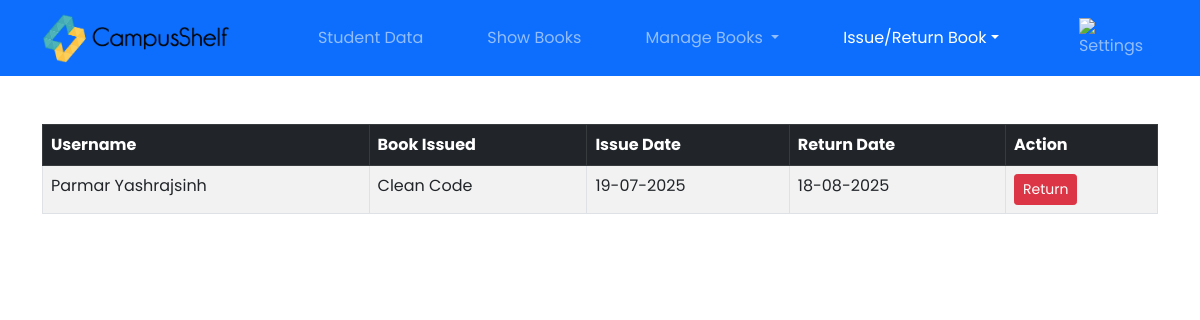
/admin_pages/admin_return_books.php (signed in), run on the app's committed database.
### tables this page shows
CREATE TABLE `student_id_password` (
  `sid` int(8) NOT NULL,
  `username` varchar(40) NOT NULL,
  `book_issued` varchar(30) NOT NULL,
  `issue_date` date DEFAULT NULL,
  `return_date` date DEFAULT NULL
);

### admin_pages/admin_return_books.php (the view, shortened to what this page needs)
<?php
require '../includes/conn.php';
$sql = "SELECT * FROM `library`.`student_id_password` WHERE `return_date` IS NOT NULL ORDER BY `return_date` ASC";
$res = $conn->query($sql);
?>
<!DOCTYPE html>
<html lang="en">
<head>
    <link rel="stylesheet" href="../styles/bootstrap.min.css">
    <link rel="stylesheet" href="../styles/returnpage.css">
</head>
<body>
    <nav class="navbar navbar-expand-lg navbar-dark bg-primary">
        <div class="container">
            <a class="navbar-brand" href="#">
                <img class="logo" src="../images/Assets/logo.png" alt="logo">
            </a>
            <div class="collapse navbar-collapse" id="navbarNav">
                <ul class="navbar-nav d-flex justify-content-center w-100 gap-5">
                    <li class="nav-item">
                        <a class="nav-link" href="admin_home.php">Student Data</a>
                    </li>
                    <li class="nav-item">
                        <a class="nav-link" href="admin_books.php">Show Books</a>
                    </li>
                    <li class="nav-item dropdown">
                        <a class="nav-link dropdown-toggle" href="admin_add_books.php" id="booksDropdown" role="button"
                            data-bs-toggle="dropdown" aria-expanded="false">
                            Manage Books
                        </a>
                    </li>
                    <li class="nav-item dropdown">
                        <a class="nav-link dropdown-toggle active" href="admin_add_books.php" id="booksDropdown"
                            role="button" data-bs-toggle="dropdown" aria-expanded="false">Issue/Return Book</a>
                    </li>
                </ul>
                <ul class="navbar-nav ms-auto">
                    <li class="nav-item dropdown">
                        <a class="nav-link" role="button" data-bs-toggle="dropdown">
                            <img src="../images/Assets/settings_logo.png" alt="Settings" style="height: 24px;">
                        </a>
                    </li>
                </ul>
            </div>
        </div>
    </nav>
    <div class="space"></div>
    <div class="container my-4" id="student-table">
        <div class="table-responsive">
            <table class="table table-striped table-bordered">
                <thead class="table-dark">
                    <tr>
                        <th>Username</th>
                        <th>Book Issued</th>
                        <th>Issue Date</th>
                        <th>Return Date</th>
                        <th>Action</th>
                    </tr>
                </thead>
                <tbody>
                    <?php while ($row = $res->fetch_assoc()): ?>
                        <tr>
                            <td><?php echo $row['username']; ?></td>
                            <td><?php echo $row['book_issued']; ?></td>
                            <td><?php echo date('d-m-Y', strtotime($row['issue_date'])); ?></td>
                            <td><?php echo date('d-m-Y', strtotime($row['return_date'])); ?></td>
                            <td>
                                <form method="POST" action=""
                                    onsubmit="return confirm('Are you sure to return this book?');">
                                    <button type="submit" name="delete" class="btn btn-danger btn-sm">Return</button>
                                </form>
                            </td>
                        </tr>
                    <?php endwhile; ?>
                </tbody>
            </table>
        </div>
    </div>
</body>
</html>

### styles/returnpage.css (style rules this page uses)
body { font-family: 'Poppins', sans-serif; }
.navbar { position: fixed; top: 0%; width: 100%; z-index: 100; }
.logo { height: 50px !important; }
.space { height: 100px !important; }

### data on the page
student_id_password: username "Parmar Yashrajsinh", book_issued "Clean Code", issue_date "19-07-2025", return_date "18-08-2025"
